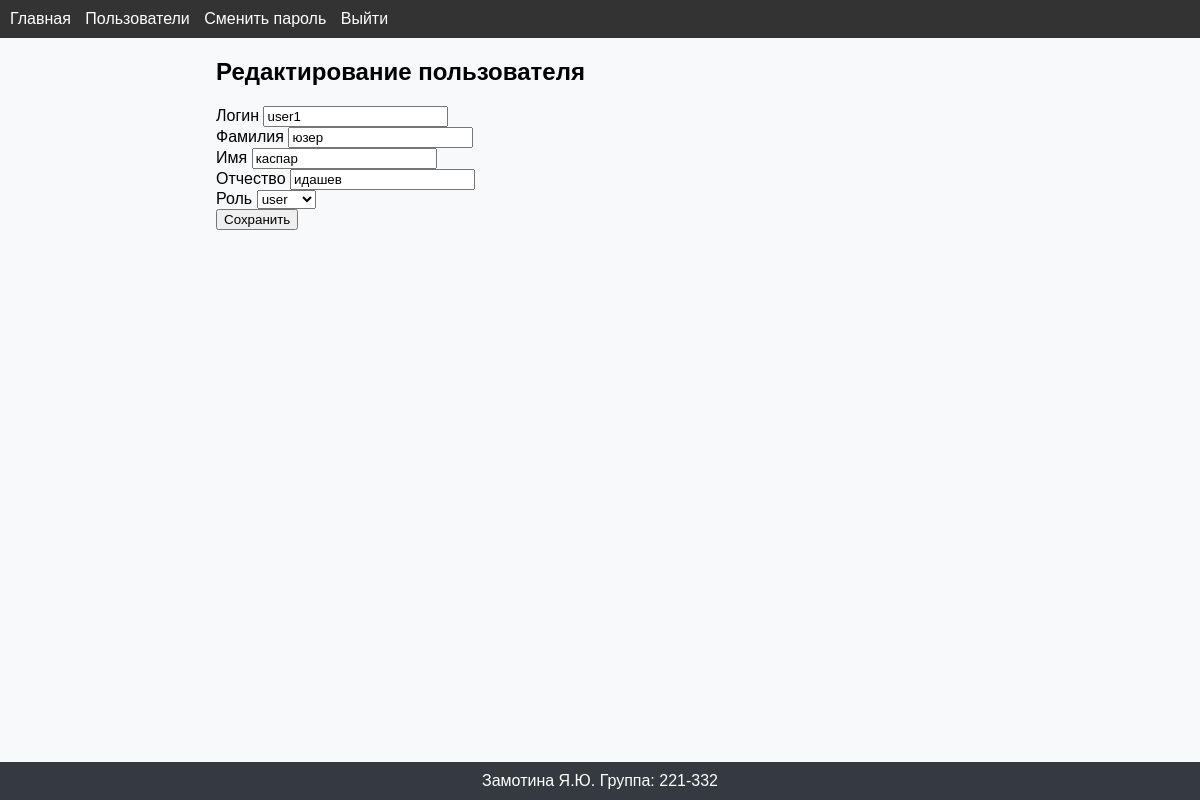
/edit_user/2 (signed in), run on the app's committed database.
### app.py (models this page shows)
class User(UserMixin, db.Model):
    id = db.Column(db.Integer, primary_key=True)
    login = db.Column(db.String(50), nullable=False, unique=True)
    password = db.Column(db.String(128), nullable=False)
    surname = db.Column(db.String(50))
    first_name = db.Column(db.String(50), nullable=False)
    middle_name = db.Column(db.String(50))
    role_id = db.Column(db.Integer, db.ForeignKey('role.id'))
    created_at = db.Column(db.DateTime, nullable=False, default=datetime.utcnow)

class Role(db.Model):
    id = db.Column(db.Integer, primary_key=True)
    name = db.Column(db.String(50), nullable=False)
    description = db.Column(db.String(200))

### app.py (the view, shortened to what this page needs)
@app.route('/edit_user/<int:user_id>', methods=['GET', 'POST'])
@login_required
def edit_user(user_id):
    user = User.query.get_or_404(user_id)
    roles = Role.query.all()
    return render_template('edit_user.html', user=user, roles=roles)

### app.py (called while the page is built)
@login_manager.user_loader
def load_user(user_id):
    user = User.query.get(int(user_id))
    return user

### templates/edit_user.html (shortened to what this page needs)
{% extends "base.html" %}
{% block content %}
<div class="container">
  <h2>Редактирование пользователя</h2>
  <form method="post">
    <div class="form-group">
      <label for="login" class="form-label">Логин</label>
      <input id="login" name="login" type="text" class="form-control" value="{{ user.login }}" readonly>
    </div>
    <div class="form-group">
      <label for="surname" class="form-label">Фамилия</label>
      <input id="surname" name="surname" type="text" class="form-control" value="{{ user.surname }}">
    </div>
    <div class="form-group">
      <label for="first_name" class="form-label">Имя</label>
      <input id="first_name" name="first_name" type="text" class="form-control" value="{{ user.first_name }}">
    </div>
    <div class="form-group">
      <label for="middle_name" class="form-label">Отчество</label>
      <input id="middle_name" name="middle_name" type="text" class="form-control" value="{{ user.middle_name }}">
    </div>
    <div class="form-group">
      <label for="role_id" class="form-label">Роль</label>
      <select id="role_id" name="role_id" class="form-control">
        {% for role in roles %}
          <option value="{{ role.id }}" {% if role.id == user.role_id %} selected {% endif %}>{{ role.name }}</option>
        {% endfor %}
      </select>
    </div>
    <button type="submit" class="btn btn-primary">Сохранить</button>
  </form>
</div>
{% endblock %}

### static/styles.css (style rules this page uses)
body { font-family: Arial, sans-serif; margin: 0; padding: 0; background-color: #f8f9fa; }
.container { width: 80%; margin: auto; }
h1, h2, h3, h4, h5, h6 { margin-top: 20px; }

### data on the page
User: login "user1", surname "юзер", first_name "каспар", middle_name "идашев", role_id "user"
